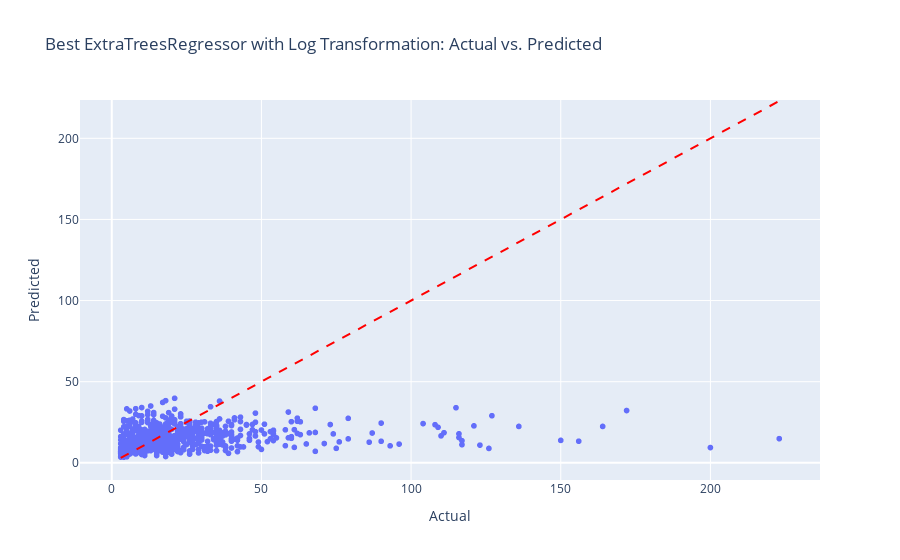

The notebook cell saved with this chart:
### Markdown cell above
## Hyperparamtertuning av ExtraTreesRegressor med log transformert target variabel

### Code cell
from sklearn.model_selection import RandomizedSearchCV
import numpy as np
from sklearn.ensemble import ExtraTreesRegressor

y_train_log = np.log1p(y_train)

# Define the parameter grid for ExtraTreesRegressor
param_grid_et = {
    'n_estimators': [100, 200, 500],
    'max_depth': [10, 20, 50, None],
    'min_samples_split': [2, 5, 10],
    'min_samples_leaf': [1, 2, 4],
    'bootstrap': [True, False]
}

# Initialize RandomizedSearchCV for ExtraTreesRegressor
random_search_et = RandomizedSearchCV(
    estimator=ExtraTreesRegressor(random_state=42),
    param_distributions=param_grid_et,
    n_iter=50,
    cv=5,
    scoring='neg_root_mean_squared_error',
    verbose=2,
    random_state=42,
    n_jobs=-1
)

# Fit the random search model on the log-transformed target variable
random_search_et.fit(X_train_imputed, y_train_log)

# Best hyperparameters
print(f"Best Hyperparameters: {random_search_et.best_params_}")

# Get the best RMSE on the log-transformed scale
best_rmse_log = -random_search_et.best_score_
print(f"Best RMSE on Log Scale: {best_rmse_log:.3f}")

# Convert best RMSE on the log scale to approximate original scale RMSE
best_rmse_original_scale = np.expm1(best_rmse_log)  # Approximate to interpret scale
print(f"Approximate Best RMSE on Original Scale: {best_rmse_original_scale:.3f}")

# Use the best model to predict on the validation set
best_et_model = random_search_et.best_estimator_
y_val_pred_log = best_et_model.predict(X_val_imputed)

# Apply the inverse transformation to predictions
y_val_pred_et = np.expm1(y_val_pred_log)

# Calculate RMSE for the full feature set on original scale
rmse_val_et = root_mean_squared_error(y_val, y_val_pred_et)
print(f"RMSE on Validation Set with Log Transformation Applied: {rmse_val_et:.3f}")

# Plot actual vs predicted values
plot_actual_vs_pred(y_val, y_val_pred_et, "Best ExtraTreesRegressor with Log Transformation")

### Figure 1 — Plotly figure (JSON) as saved in the notebook; plotly's stock layout.template omitted (floating-point values rounded to 4 significant figures; data arrays with more than 128 entries replaced by an {"elided": "..."} marker saying what was removed)
{"data": [{"hovertemplate": "Actual=%{x}<br>Predicted=%{y}<extra></extra>", "legendgroup": "", "marker": {"color": "#636efa", "symbol": "circle"}, "mode": "markers", "name": "", "showlegend": false, "type": "scattergl", "x": {"elided": "1160 int values"}, "xaxis": "x", "y": {"elided": "1160 float values"}, "yaxis": "y"}], "layout": {"legend": {"tracegroupgap": 0}, "shapes": [{"line": {"color": "Red", "dash": "dash"}, "type": "line", "x0": 3, "x1": 223, "y0": 3, "y1": 223}], "title": {"text": "Best ExtraTreesRegressor with Log Transformation: Actual vs. Predicted"}, "xaxis": {"anchor": "y", "domain": [0, 1], "title": {"text": "Actual"}}, "yaxis": {"anchor": "x", "domain": [0, 1], "title": {"text": "Predicted"}}}}
